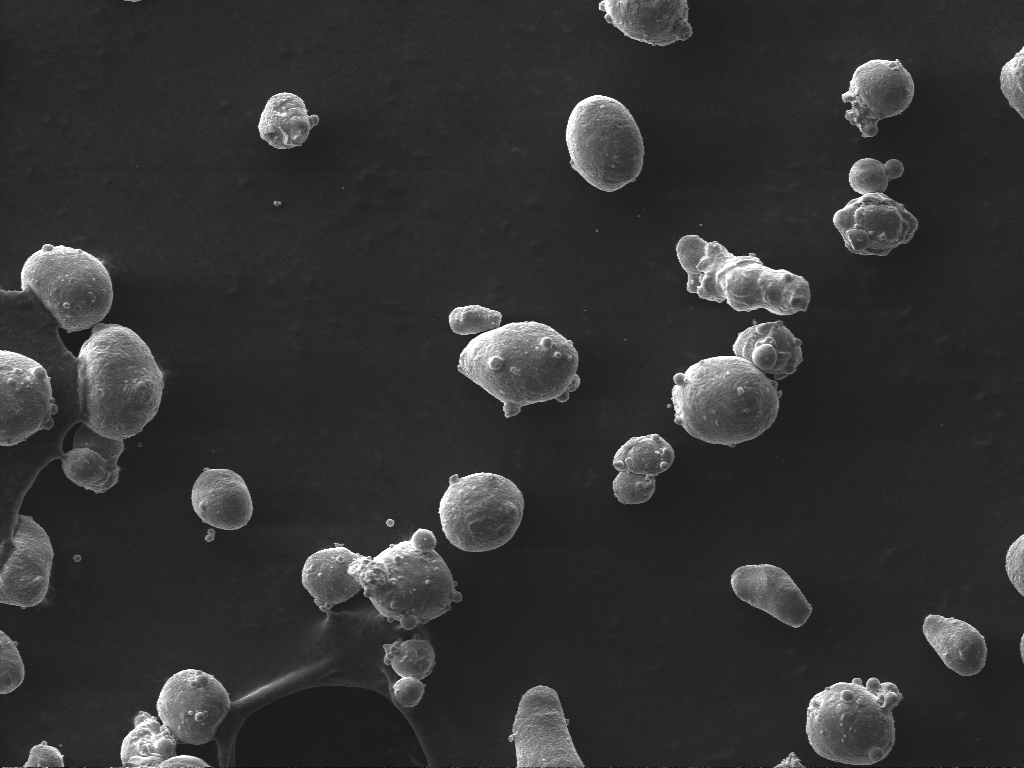
#> input picture Jupyter_notebooks/Auto-Annotation/Auto_annotate_images/HP743_10S_250x.png, 1024 x 768 px, given as the content of the folder ../../../../SEM_Images/initial_paper_complete_set, which was not available
$ jupyter execute --allow-errors all_image_transformation.ipynb   (text cells are left out)
#> lines starting #> are read from the running program, lines starting #| are printed output that depends on the picture; pictures that were not available may be replaced by others from this repository, and a replacement may not be noted
[cell 1]
## regular module imports
import cv2
import json
import matplotlib.pyplot as plt
import numpy as np
import os
from pathlib import Path
import pickle
import skimage.io
import sys

## detectron2
from detectron2 import model_zoo
from detectron2.config import get_cfg
from detectron2.data import (
    DatasetCatalog,
    MetadataCatalog,
)
from detectron2.engine import DefaultTrainer, DefaultPredictor
from detectron2.structures import BoxMode
#from detectron2.evaluation import coco_evaluation
from detectron2.data.datasets.coco import convert_to_coco_json
from detectron2.evaluation.coco_evaluation import instances_to_coco_json
from detectron2.utils.visualizer import GenericMask
import pycocotools.mask as mask_util
from skimage import measure
from imantics import Polygons, Mask

[cell 2]
## ampis
root = '../../../'
sys.path.append(root)
from ampis import data_utils, visualize, export_anno

[cell 3]
EXPERIMENT_NAME = 'satellite' # can be 'particles' or 'satellite'
#> (the rest of this cell did not finish here and is left out)

#> (a cell that did not finish here is left out)

[cell 5]
'''
def flip_save_image(name, horizontally, vertically, save=True):
    new_name = name
    img_path = Path('Auto_annotate_images', image_name +'.png')
    img = cv2.imread(str(img_path))
    if horizontally:
        new_name += 'x'
        img = cv2.flip(img, 1)
    if vertically:
        new_name += 'y'
        img = cv2.flip(img, 0)
    new_img_path = Path('Auto_annotate_images', new_name +'.png')
    if save:
        cv2.imwrite(str(new_img_path), img)
    return new_name

def invert_list(input_list, list_range):
    output_list = []
    for i in input_list:
        output_list.append(i)
    for i in range(len(output_list)):
        output_list[i] = list_range - output_list[i]
    return output_list


def invert_shape(input_dict, img_width, img_height, horizontal, vertical):
    if horizontal:
        input_dict['shape_attributes']['all_points_x'] = invert_list(input_dict['shape_attributes']['all_points_x'], img_width)
    if vertical:
        input_dict['shape_attributes']['all_points_y'] = invert_list(input_dict['shape_attributes']['all_points_y'], img_height)
    return input_dict


def invert_x_y_regions(input_list, img_width, img_height, horizontal, vertical):
    output_list = []
    for i in input_list:
        output_list.append(invert_shape(i, img_width, img_height, horizontal, vertical))
    return output_list
'''
###TODO: Finish up this method. The name of the image must be changed, including the additional image size
###Then these methods must be created for both horizontal and verticle shifts
###Create an automated program to create all of the neccesary images and test http://www.learningaboutelectronics.com/Articles/How-to-flip-an-image-horizontally-vertically-in-Python-OpenCV.php#:~:text=To%20horizontally%20flip%20an%20image,1%20(for%20horizontal%20flipping).
###Import new docs into VIA and see how they look
def flip_and_save(name, horizontally, vertically, save=True):
    new_name = name
    img_path = Path(root, '..', 'SEM_Images', 'initial_paper_complete_set', name +'.png')
    img = cv2.imread(str(img_path))
    if horizontally:
        new_name += 'X'
        img = cv2.flip(img, 1)
    if vertically:
        new_name += 'Y'
        img = cv2.flip(img, 0)
    new_img_path = Path(root, '..', 'SEM_Images', 'initial_paper_complete_set', 'geometric', new_name +'.png')
    if save:
        cv2.imwrite(str(new_img_path), img)
    return new_name
print('')

def color_and_save(name, transformation):
    #transformation: 0-1 = darker, 1 = no change, 1+ = lighter
    im = Image.open(root + '../SEM_Images/initial_paper_complete_set/geometric/' + name + '.png')
    enhancer = ImageEnhance.Brightness(im)
    factor = transformation
    im_output = enhancer.enhance(factor)
    name_change = name
    if factor < 1:
        name_change += 'd'
    elif factor > 1:
        name_change += 'b'
    else:
        name_change += 's'
    im_output.save(root + '../SEM_Images/initial_paper_complete_set/photometric/' + name_change + '.png')

[cell 6]
image_name = "S02_02_SE1_500X19"
img_path = Path('Auto_annotate_images', image_name +'.png')
#> (the rest of this cell did not finish here and is left out)

[cell 7]
files = os.listdir(root +  '../SEM_Images/initial_paper_complete_set')
img_names = []
for f in files:
    if f.split('.')[0] != 'geometric':
        img_names.append(f.split('.')[0])


#flip_and_save(img_names[0], True, True, save=True)
for f in img_names:
    if f != '':
        print("transforming: " + f)
        flip_and_save(f, True, True, save=True)
#> in flip_and_save, img is the input picture: shape (768, 1024, 3); min 7, max 254, mean 51.9
#> in flip_and_save, `img = cv2.flip(img, 1)`:
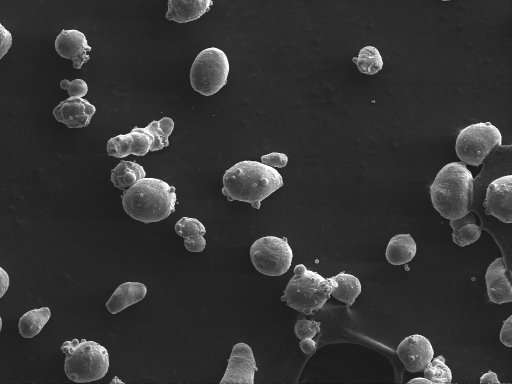
#> img: shape (768, 1024, 3) (shown at 1/2 size); min 7, max 254, mean 51.9
#> in flip_and_save, `img = cv2.flip(img, 0)`:
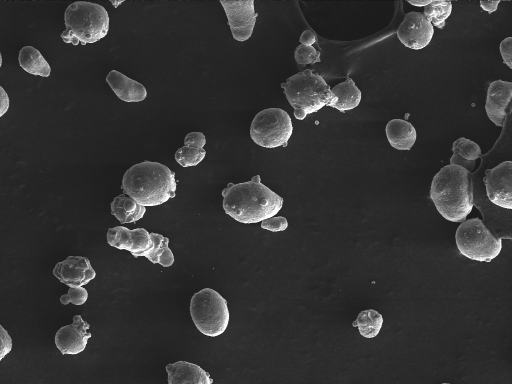
#> img: shape (768, 1024, 3) (shown at 1/2 size); min 7, max 254, mean 51.9
        flip_and_save(f, False, True,save=True )
#> call 2 of flip_and_save, with name = 'HP743_10S_250x', horizontally = False, vertically = True, save = True
#> in flip_and_save (call 2), `img = cv2.flip(img, 0)`:
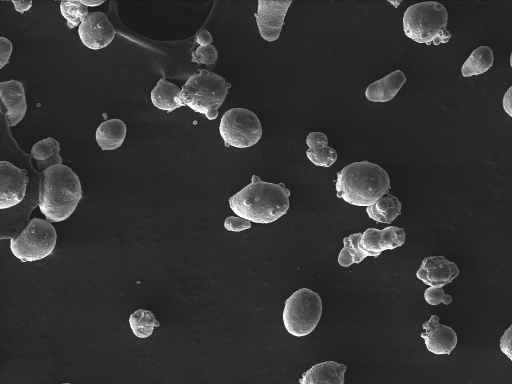
#> img: shape (768, 1024, 3) (shown at 1/2 size); min 7, max 254, mean 51.9
        flip_and_save(f, True, False, save=True)
        flip_and_save(f, False, False, save=True)

[cell 8]
files = os.listdir(root +  '../SEM_Images/initial_paper_complete_set/geometric')
img_names = []
for f in files:
    if f.split('.')[0] != 'geometric' and f.split('.')[0] != 'photometric':
        img_names.append(f.split('.')[0])

from PIL import ImageEnhance, Image

#flip_and_save(img_names[0], True, True, save=True)
for f in img_names:
    if f != '':
        print("transforming: " + f)
        color_and_save(f, 0.75)
#> in color_and_save, `im_output = enhancer.enhance(factor)`:
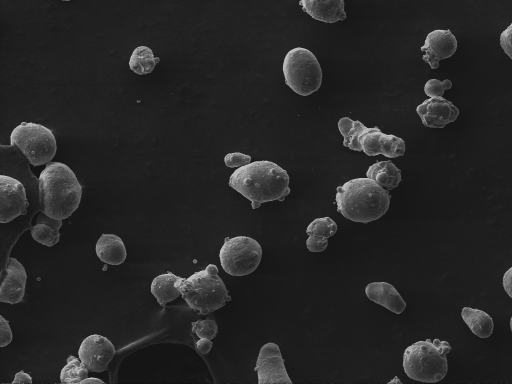
#> im_output: PIL image 1024x768 RGB (shown at 1/2 size); min 5, max 190, mean 38.6
        color_and_save(f, 1)
        color_and_save(f, 1.5)
#> call 3 of color_and_save, with name = 'HP743_10S_250x', transformation = 1.5
#> in color_and_save (call 3), `im_output = enhancer.enhance(factor)`:
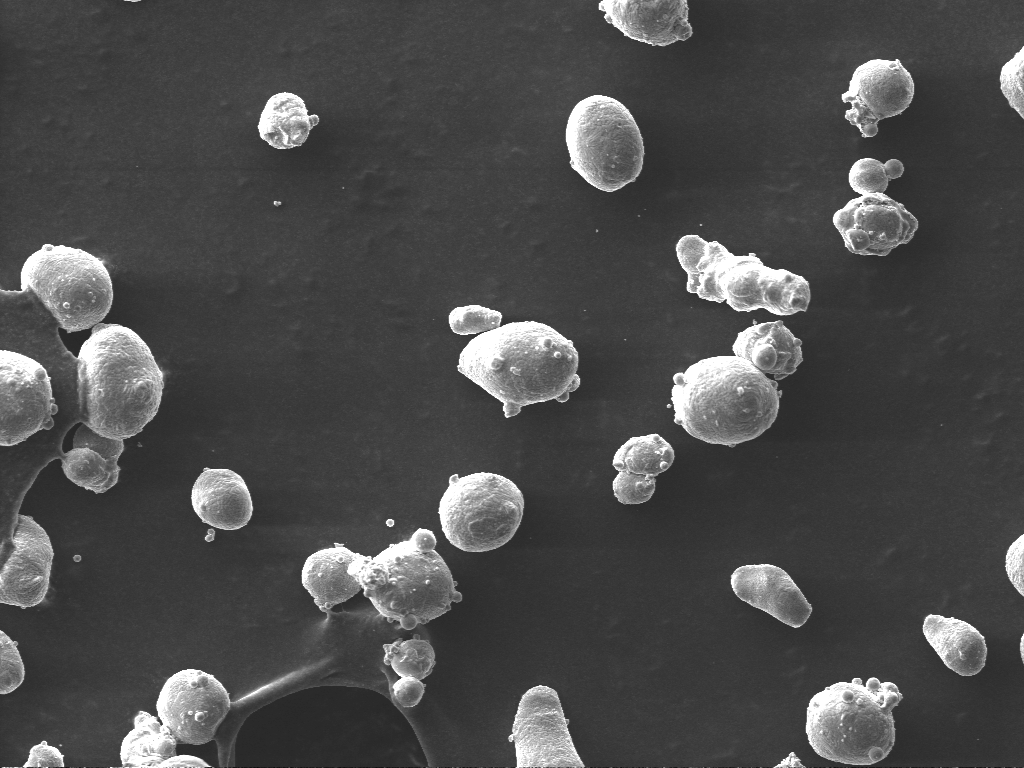
#> im_output: PIL image 1024x768 RGB; min 10, max 255, mean 76.3

$ run again, on Jupyter_notebooks/Auto-Annotation/Auto_annotate_images/HP743_11S_250x.png
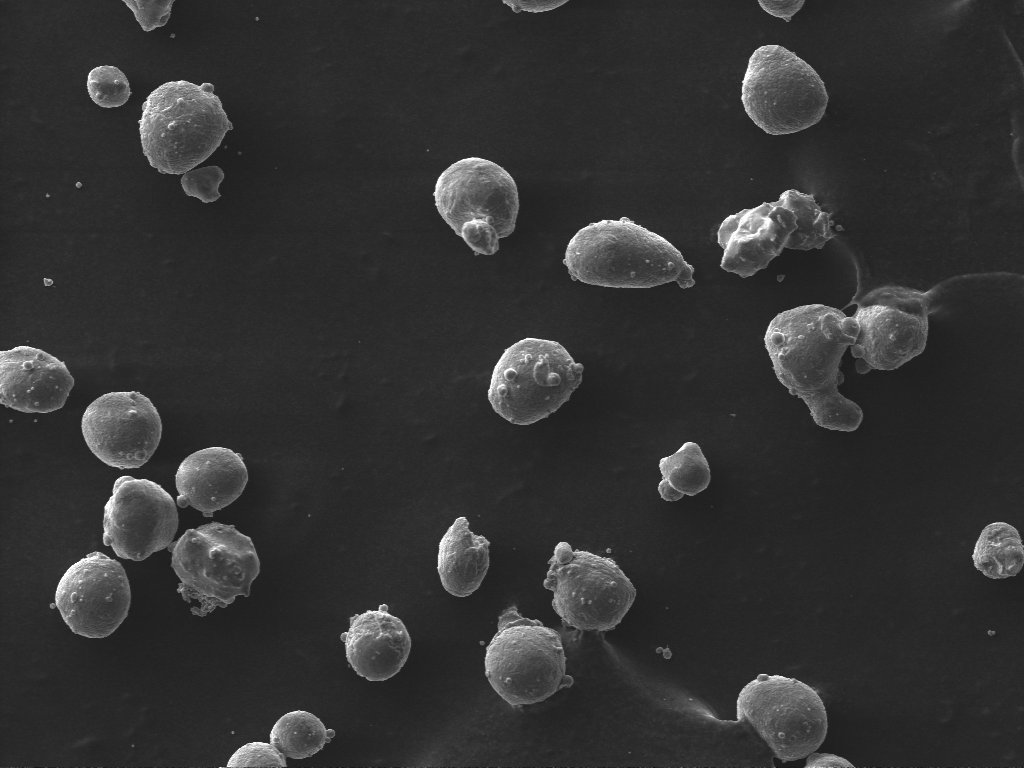
#> input picture Jupyter_notebooks/Auto-Annotation/Auto_annotate_images/HP743_11S_250x.png, 1024 x 768 px, given as the content of the folder ../../../../SEM_Images/initial_paper_complete_set, which was not available
#> in flip_and_save, img is the input picture: shape (768, 1024, 3); min 16, max 254, mean 51.3
#> in flip_and_save (call 2), `img = cv2.flip(img, 0)`:
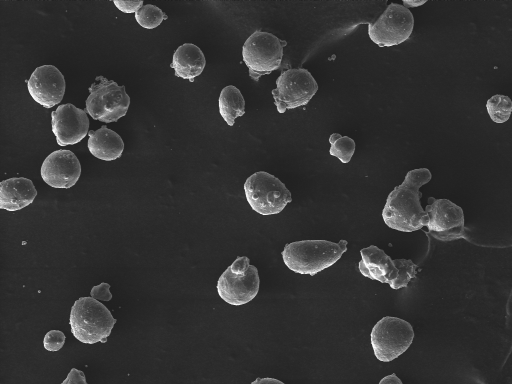
#> img: shape (768, 1024, 3) (shown at 1/2 size); min 16, max 254, mean 51.3
#> in color_and_save (call 3), `im_output = enhancer.enhance(factor)`:
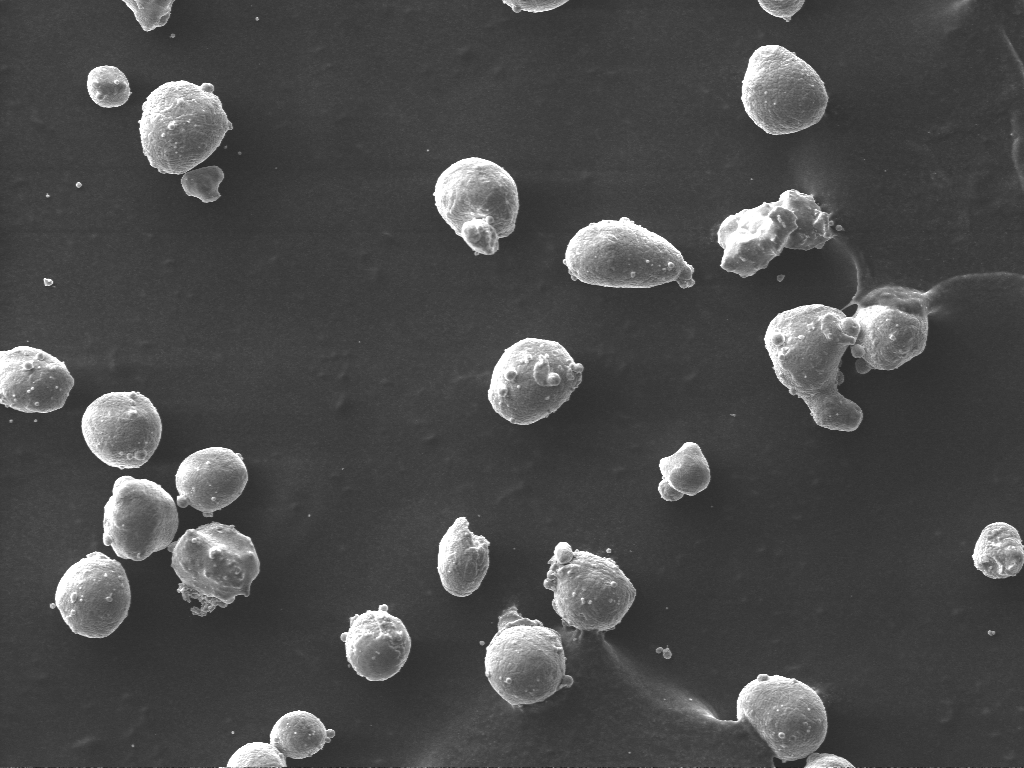
#> im_output: PIL image 1024x768 RGB; min 24, max 255, mean 76

$ run again, on Jupyter_notebooks/Auto-Annotation/training_sets/AL_5056/PNG_Format/250x/HP743_12S_250x.png
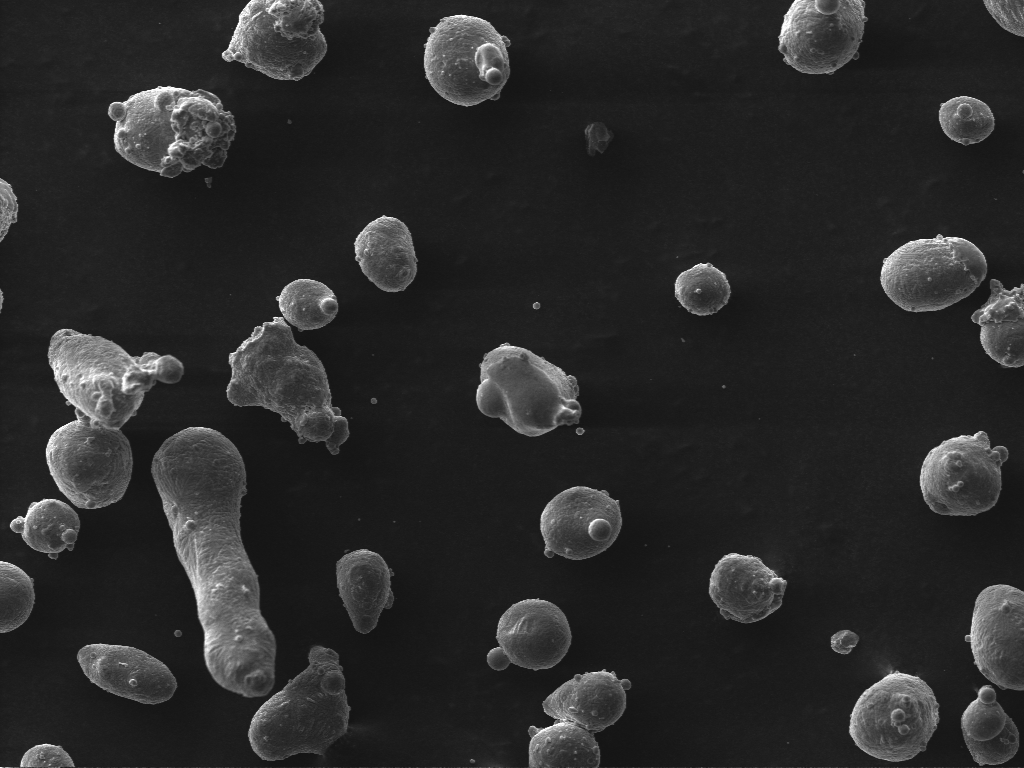
#> input picture Jupyter_notebooks/Auto-Annotation/training_sets/AL_5056/PNG_Format/250x/HP743_12S_250x.png, 1024 x 768 px, given as the content of the folder ../../../../SEM_Images/initial_paper_complete_set, which was not available
#> in flip_and_save, img is the input picture: shape (768, 1024, 3); min 19, max 254, mean 42.5
#> in flip_and_save (call 2), `img = cv2.flip(img, 0)`:
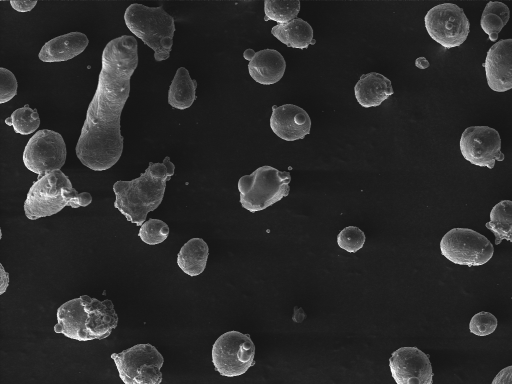
#> img: shape (768, 1024, 3) (shown at 1/2 size); min 19, max 254, mean 42.5
#> in color_and_save (call 3), `im_output = enhancer.enhance(factor)`:
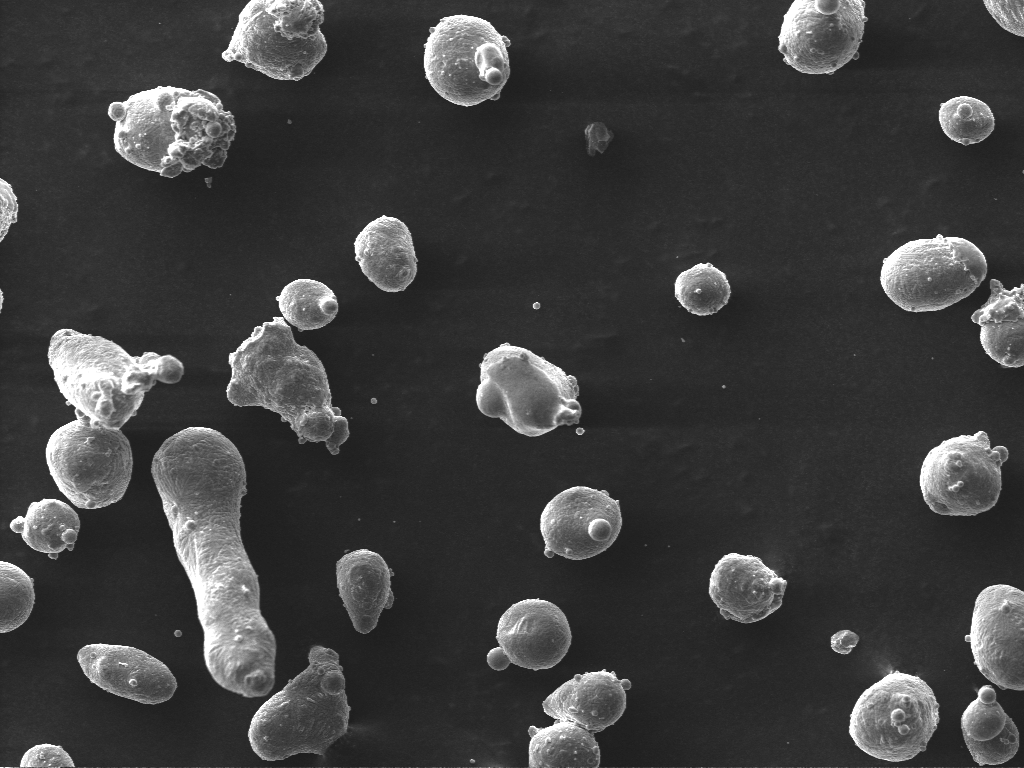
#> im_output: PIL image 1024x768 RGB; min 28, max 255, mean 63
